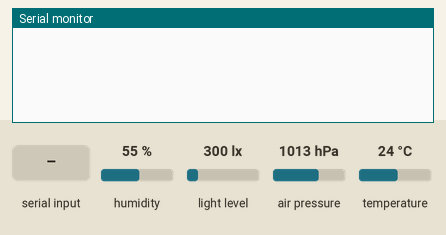
Recording of a sketch running on a simulated Arduino Uno, built with avr-gcc and run on an emulated ATmega328P. Shown: the last lines printed to the serial monitor. Inputs (shaded band) come from the test bench; at power-on: humidity 55 %, light level 300 lx, air pressure 1013 hPa, temperature 24 °C.

Above: at 1.2 s.
1.3 s: "A" received over Serial
At 2.3 s:
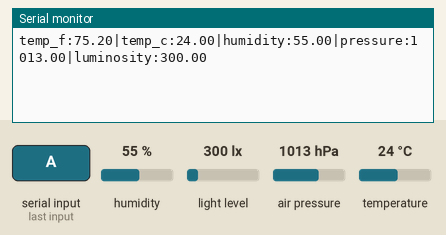
2.8 s: "T" received over Serial
At 3.5 s:
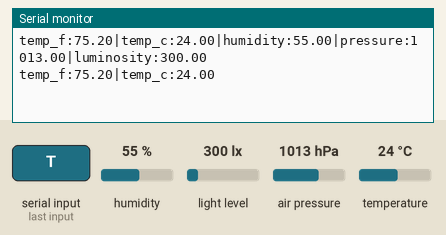
4.3 s: "H" received over Serial
At 5.5 s:
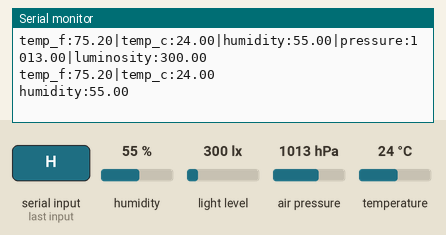
5.8 s: "P" received over Serial
At 7.0 s:
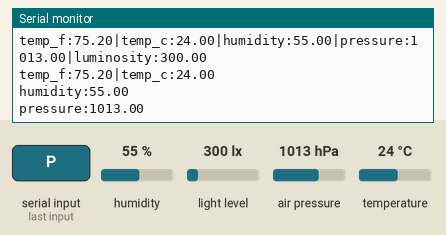
7.3 s: "L" received over Serial
At 8.1 s:
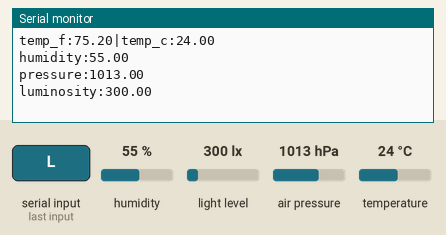

The sketch:

ar_starbug.ino
```cpp
#include <Wire.h>
#include <Adafruit_Sensor.h>
#include <Adafruit_BMP085_U.h>
#include <Adafruit_HTU21DF.h>
#include <Adafruit_TSL2561_U.h>


typedef struct SensorData
{
    float tempF;
    float tempC;
    float humidity;
    float pressure;
    float luminosity;
};

// Set some global variables
SensorData sd;
Adafruit_BMP085_Unified bmp = Adafruit_BMP085_Unified(10085);
Adafruit_HTU21DF htu = Adafruit_HTU21DF();
Adafruit_TSL2561_Unified tsl = Adafruit_TSL2561_Unified(TSL2561_ADDR_FLOAT, 12345);


void setup(void)
{
    Serial.begin(9600);

    if(!bmp.begin()) {
        Serial.println("ERROR: Check BMP180 wiring");
        while(1);
    }

    if (!htu.begin()) {
        Serial.println("ERROR: Check HTU21DF wiring");
        while (1);
    }

    if(!tsl.begin()){
        Serial.print("ERROR: Check TSL2561 wiring");
        while(1);
    }

    configureLuminositySensor();
}


void loop(void)
{
    if(Serial.available() > 0) {
        int command = Serial.read();
        readBMP180(&sd);
        readHTU21DF(&sd);
        readTSL2561(&sd);
        switch (command) {
            // get all sensor data (A)
            case 65:
                writeAllSensorDataToSerial();
                break;
            // get temperature only (T)
            case 84:
                writeTemperatureDataToSerial();
                break;
            // get humidity only (H)
            case 72:
                writeHumdityDataToSerial();
                break;
            // get pressure only (P)
            case 80:
                writePressureDataToSerial();
                break;
            // get luminosity only (L)
            case 76:
                writeLuminosityDataToSerial();
                break;
        }
    }
}


void configureLuminositySensor(void)
{
  tsl.enableAutoRange(true);
  tsl.setIntegrationTime(TSL2561_INTEGRATIONTIME_101MS);
}


float celsiusToFahrenheit(float celsius)
{
    return (1.8 * celsius) + 32;
}


void readBMP180(struct SensorData *sd)
{
    sensors_event_t event;
    bmp.getEvent(&event);

    float tempC;
    bmp.getTemperature(&tempC);

    sd->pressure = event.pressure;
    sd->tempC = tempC;
    sd->tempF = celsiusToFahrenheit(tempC);
}


void readHTU21DF(struct SensorData *sd)
{
    sd->humidity = htu.readHumidity();
}


void readTSL2561(struct SensorData *sd)
{
    sensors_event_t event;
    tsl.getEvent(&event);
    sd->luminosity = event.light;
}


void writeTemperatureDataToSerial(void)
{
    Serial.print("temp_f:");
    Serial.print(sd.tempF);
    Serial.print("|");
    Serial.print("temp_c:");
    Serial.println(sd.tempC);
}


void writeHumdityDataToSerial(void)
{
    Serial.print("humidity:");
    Serial.println(sd.humidity);
}


void writePressureDataToSerial(void)
{
    Serial.print("pressure:");
    Serial.println(sd.pressure);
}


void writeLuminosityDataToSerial(void)
{
    Serial.print("luminosity:");
    Serial.println(sd.luminosity);
}


void writeAllSensorDataToSerial(void)
{
    Serial.print("temp_f:");
    Serial.print(sd.tempF);
    Serial.print("|");
    Serial.print("temp_c:");
    Serial.print(sd.tempC);
    Serial.print("|");
    Serial.print("humidity:");
    Serial.print(sd.humidity);
    Serial.print("|");
    Serial.print("pressure:");
    Serial.print(sd.pressure);
    Serial.print("|");
    Serial.print("luminosity:");
    Serial.println(sd.luminosity);
}
```

Measured:
- after the input at 1.3 s, the serial monitor: prints a new line after 0.06 s (image 1)
- after the input at 2.8 s, the serial monitor: prints a new line after 0.06 s (image 2)
- after the input at 4.3 s, the serial monitor: prints a new line after 0.06 s (image 3)
- after the input at 5.8 s, the serial monitor: prints a new line after 0.06 s (image 4)
- after the input at 7.3 s, the serial monitor: prints a new line after 0.06 s (image 5)
